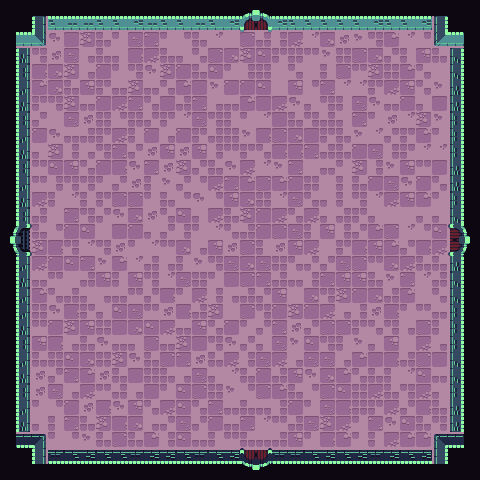

This game map was drawn from its Tiled (.tmx) file and the tilesets committed beside it. A one-line description and the trimmed map source follow:
An orthogonal 30x30 tile map with 16x16 px tiles, 2 tile layers (floor and walls, decoration).

<map version="1.0" orientation="orthogonal" renderorder="right-down" width="30" height="30" tilewidth="16" tileheight="16" nextobjectid="1">
 <tileset firstgid="1" name="prototype tiles" tilewidth="16" tileheight="16" tilecount="247" columns="19">
  <image source="sheet.png" width="304" height="208" />
  <tile id="5">
   <properties>
    <property name="Blocked" value="true" />
   </properties>
  </tile>
  <tile id="20">
   <properties>
    <property name="Blocked" value="True" />
   </properties>
  </tile>
  <tile id="39">
   <properties>
    <property name="Blocked" value="True" />
   </properties>
  </tile>
  <tile id="40">
   <properties>
    <property name="Blocked" value="true" />
   </properties>
  </tile>
 </tileset>
 <layer name="floor and walls" width="30" height="30">
  <data>[900 cells, 900 non-empty, 69 distinct tile ids]</data>
 </layer>
 <layer name="decoration" width="30" height="30">
  <data>[900 cells, 0 non-empty, 0 distinct tile ids]</data>
 </layer>
</map>
